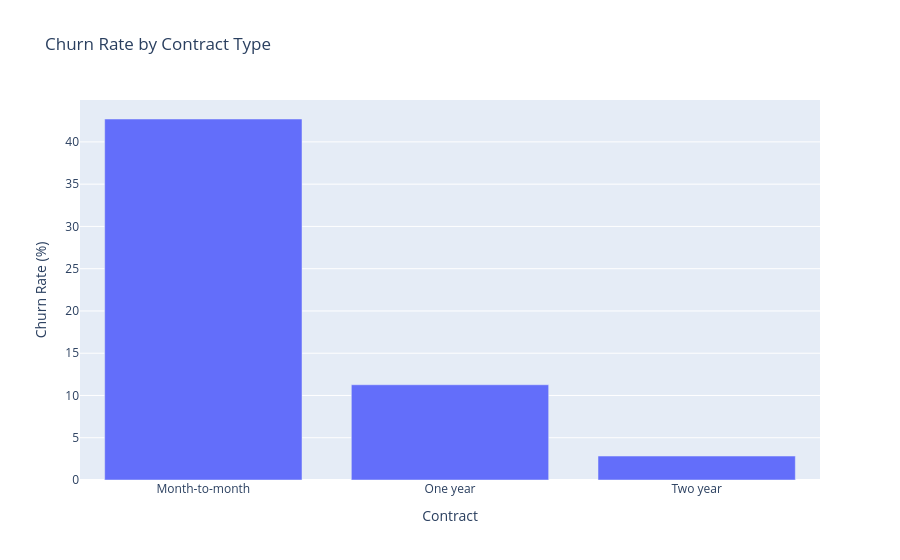

Here is the notebook cell this chart was saved with:
### Markdown cell above
### Churn vs Contract

### Code cell
px.bar(churn_rate_contract_df, x="Contract", y="Churn", title="Churn Rate by Contract Type", labels={"Churn":"Churn Rate (%)"})

### Figure 1 — Plotly figure (JSON) as saved in the notebook; plotly's stock layout.template omitted (floating-point values rounded to 4 significant figures)
{"data": [{"hovertemplate": "Contract=%{x}<br>Churn Rate (%)=%{y}<extra></extra>", "legendgroup": "", "marker": {"color": "#636efa", "pattern": {"shape": ""}}, "name": "", "orientation": "v", "showlegend": false, "textposition": "auto", "type": "bar", "x": ["Month-to-month", "One year", "Two year"], "xaxis": "x", "y": [42.71, 11.27, 2.832], "yaxis": "y"}], "layout": {"barmode": "relative", "legend": {"tracegroupgap": 0}, "title": {"text": "Churn Rate by Contract Type"}, "xaxis": {"anchor": "y", "domain": [0, 1], "title": {"text": "Contract"}}, "yaxis": {"anchor": "x", "domain": [0, 1], "title": {"text": "Churn Rate (%)"}}}}
